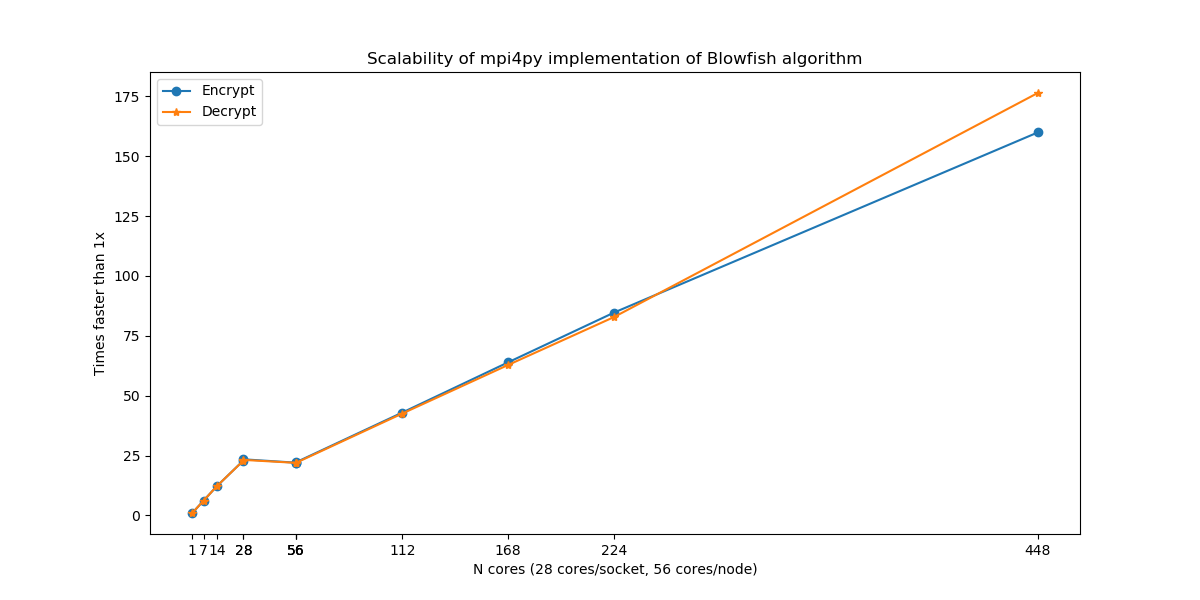

This figure's Python source:
#!/usr/bin/env python

import os
import matplotlib.pyplot as plt
import numpy as np

out_list = sorted([i for i in os.listdir('.') if i.startswith('N.')], key=lambda x: int(x.split('.')[1]))

def extract_data(outfile):
    fcon = open(outfile).readlines()

    n_tasks = [int(i.strip().split(":")[1]) for i in fcon if i.startswith('SLURM_NTASKS')][0]
    t_encry = [float(i.strip().split(":")[1]) for i in fcon if i.startswith('The encryption time is')][0]
    t_decry = [float(i.strip().split(":")[1]) for i in fcon if i.startswith('The decryption time is')][0]

    return (n_tasks, t_encry, t_decry)

# get a list of data
data = []
for outfile in out_list:
    try:
        d = extract_data(outfile)
    except:
        d = (None, None, None)

    data.append(d)

# clean the data
newdata = []
for d in data:
    if d[0]:
        if d[0] == 1:
            newdata.append((d[0], 10*d[1], 10*d[2]))
        else:
            newdata.append(d)

newdata = np.array(newdata)

# plot
fig = plt.Figure((12, 6))
ax = fig.add_subplot()
ax.plot(newdata[:, 0], newdata[0,1]/newdata[:, 1], 'o-', label='Encrypt')
ax.plot(newdata[:, 0], newdata[0,2]/newdata[:, 2], '*-', label='Decrypt')
ax.set_xticks(newdata[:, 0])
ax.set_xlabel('N cores (28 cores/socket, 56 cores/node)')
ax.set_ylabel('Times faster than 1x')
ax.set_title('Scalability of mpi4py implementation of Blowfish algorithm')
ax.legend()
fig.savefig('plot.png')

